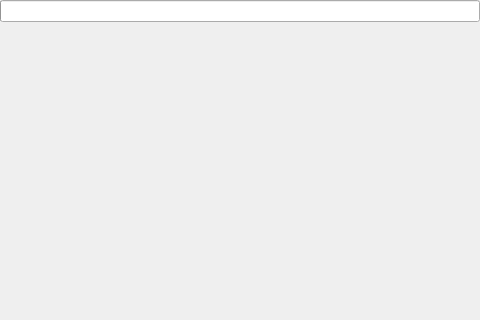
<?xml version="1.0" encoding="UTF-8"?>
<ui version="4.0">
 <class>SignalKAppView</class>
 <widget class="QWidget" name="SignalKAppView">
  <property name="geometry">
   <rect>
    <x>0</x>
    <y>0</y>
    <width>480</width>
    <height>320</height>
   </rect>
  </property>
  <layout class="QVBoxLayout" name="verticalLayoutRoot">
   <property name="leftMargin">
    <number>0</number>
   </property>
   <property name="topMargin">
    <number>0</number>
   </property>
   <property name="rightMargin">
    <number>0</number>
   </property>
   <property name="bottomMargin">
    <number>0</number>
   </property>
   <property name="spacing">
    <number>0</number>
   </property>
   <item>
    <widget class="QProgressBar" name="progressBar">
     <property name="maximumHeight">
      <number>4</number>
     </property>
     <property name="textVisible">
      <bool>false</bool>
     </property>
     <property name="value">
      <number>0</number>
     </property>
    </widget>
   </item>
   <item>
    <widget class="QWidget" name="widgetHost" native="true"/>
   </item>
  </layout>
 </widget>
 <resources/>
 <connections/>
</ui>
